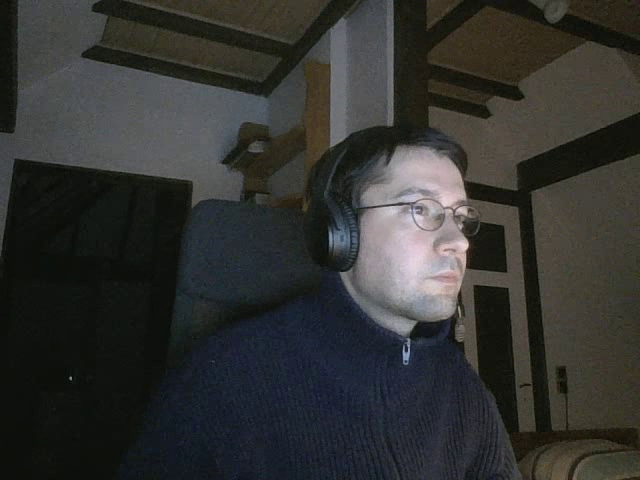
#> input picture frame 5 of vid/output.avi, 640 x 480 px
$ python draw1.py
#> lines starting #> are read from the running program, lines starting #| are printed output that depends on the picture
import cv2
import numpy as np
import time

cap = cv2.VideoCapture("vid/output.avi")

while True:
    ret, frame = cap.read()
#> frame is the input picture: shape (480, 640, 3); mean B, G, R 49.1, 51.1, 50.5

    draw = frame.copy()
    cv2.line(draw,(0,0),(150,150),(255,255,255))
    cv2.rectangle(draw,(15,25),(200,150),(255,255,255))
    cv2.circle(draw,(100,63),55,(255,255,255))
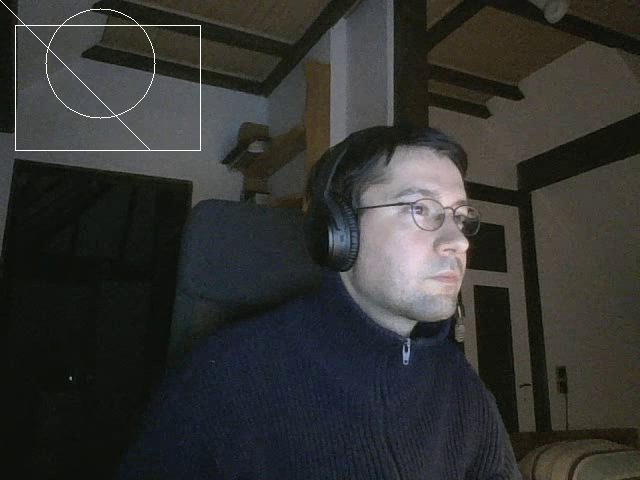
#> draw: shape (480, 640, 3); mean B, G, R 49.8, 51.8, 51.1
    time.sleep(0.1)

    #cv2.imshow("Original",frame)
    cv2.imshow("Draw",draw)
    if cv2.waitKey(1) & 0xFF == ord("q"):
#> (key q is pressed here)
        break

cap.release()
cv2.destroyAllWindows()

$ run again, starting later in the video
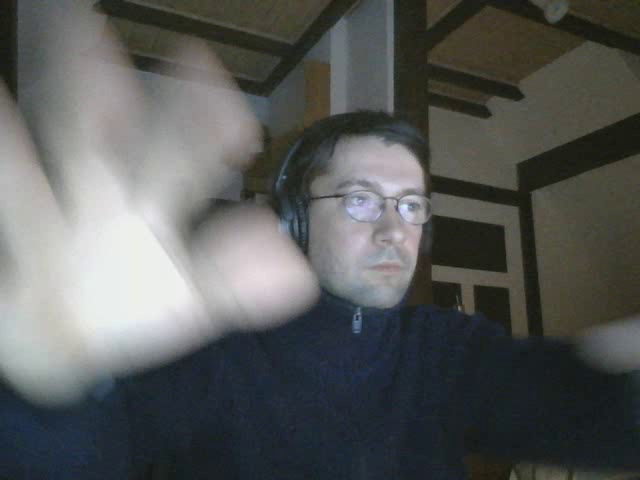
#> input picture frame 24 of vid/output.avi, 640 x 480 px
#> frame is the input picture: shape (480, 640, 3); mean B, G, R 88.3, 89.7, 87.5
#> `cv2.circle(draw,(100,63),55,(255,255,255))`:
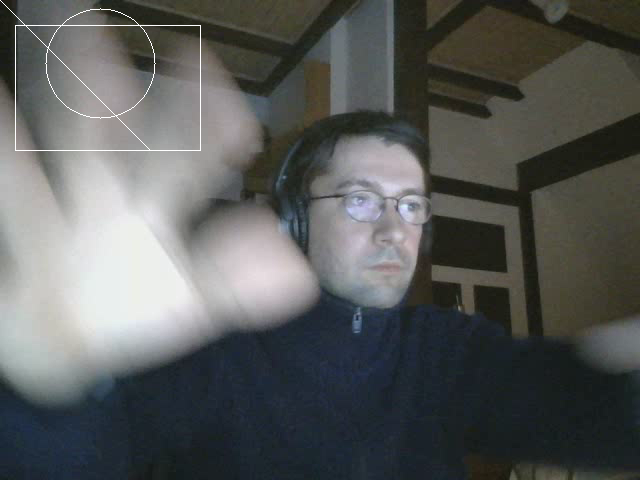
#> draw: shape (480, 640, 3); mean B, G, R 88.8, 90.2, 88

$ run again, starting later in the video
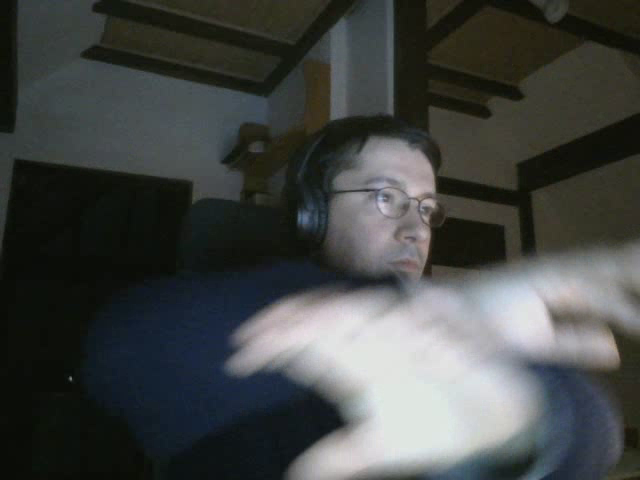
#> input picture frame 43 of vid/output.avi, 640 x 480 px
#> frame is the input picture: shape (480, 640, 3); mean B, G, R 68.4, 70.2, 67.3
#> `cv2.circle(draw,(100,63),55,(255,255,255))`:
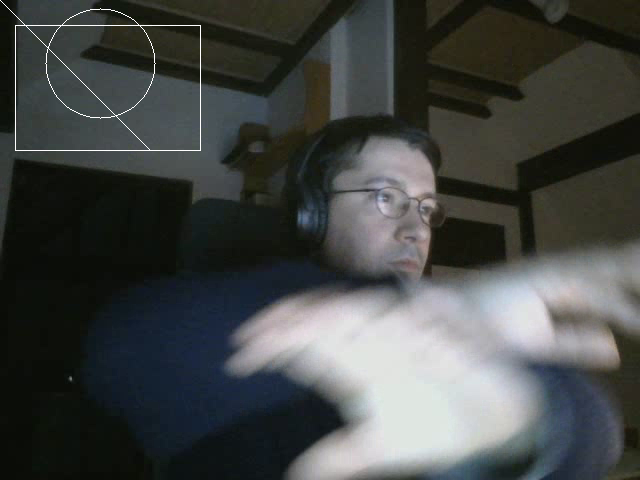
#> draw: shape (480, 640, 3); mean B, G, R 69.1, 70.9, 68
